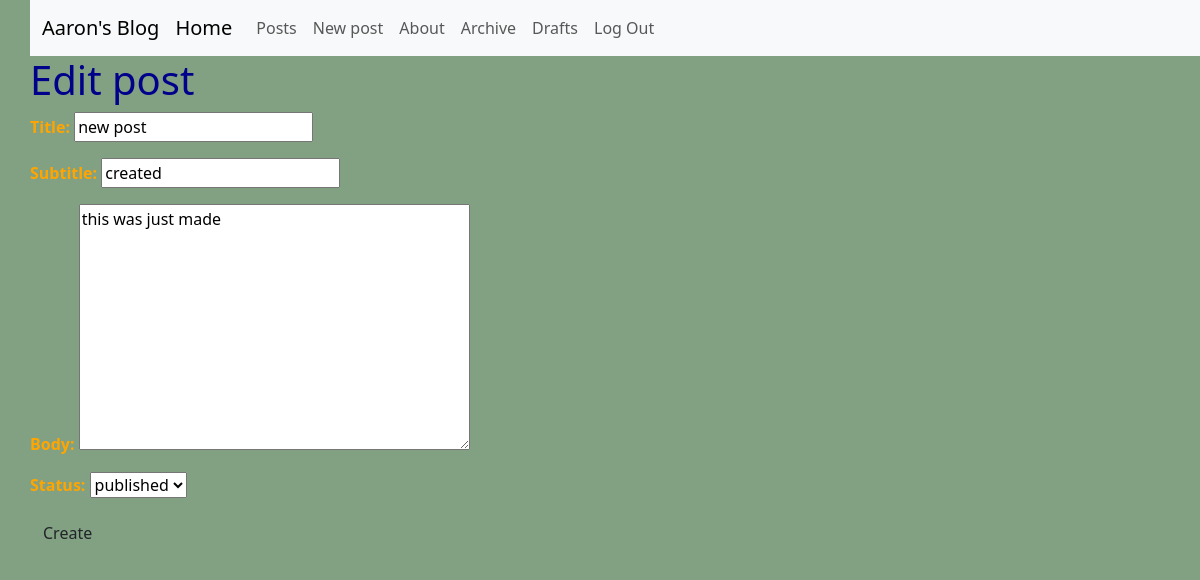
The page /posts/13/edit/ (signed in) on the database its author committed.
### posts/models.py (models this page shows, shortened)
class Post(models.Model):
    title = models.CharField(max_length=133)
    subtitle = models.CharField(max_length=333)
    author = models.ForeignKey(
        get_user_model(),
        on_delete=models.CASCADE
    )
    body = models.TextField()
    created_on = models.DateTimeField(auto_now_add=True)
    status = models.ForeignKey(
        Status,
        on_delete=models.CASCADE,
        null=True, default=None
    )

### posts/views.py (the view)
# urls.py: path("<int:pk>/edit/", views.PostUpdateView.as_view(), name="post_edit"),
class PostUpdateView(LoginRequiredMixin, UserPassesTestMixin, UpdateView):
    template_name = 'posts/edit.html'
    model = Post
    fields = ['title','subtitle','body', "status"]
    def test_func(self):
        post = self.get_object()
        return post.author == self.request.user

### posts/models.py (called while the page is built)
    def __str__(self):
        return self.name

### templates/posts/edit.html (shortened to what this page needs)
{% extends 'base.html' %}
{% block content %}
<h1>Edit post</h1>
<form method="POST">
    {{ form.as_p  }}
    <input type="submit" value="Create" class="btn">
</form>
{% endblock content %}

### static/css/base.css (style rules this page uses)
body { background-color: rgb(130, 160, 130); padding-left: 30px; }
h1 { color:darkblue; }
p { font-weight: 700; color: orange; }

### rows shown on the page
Post: title "new post", subtitle "created", body "this was just made", status "published"
